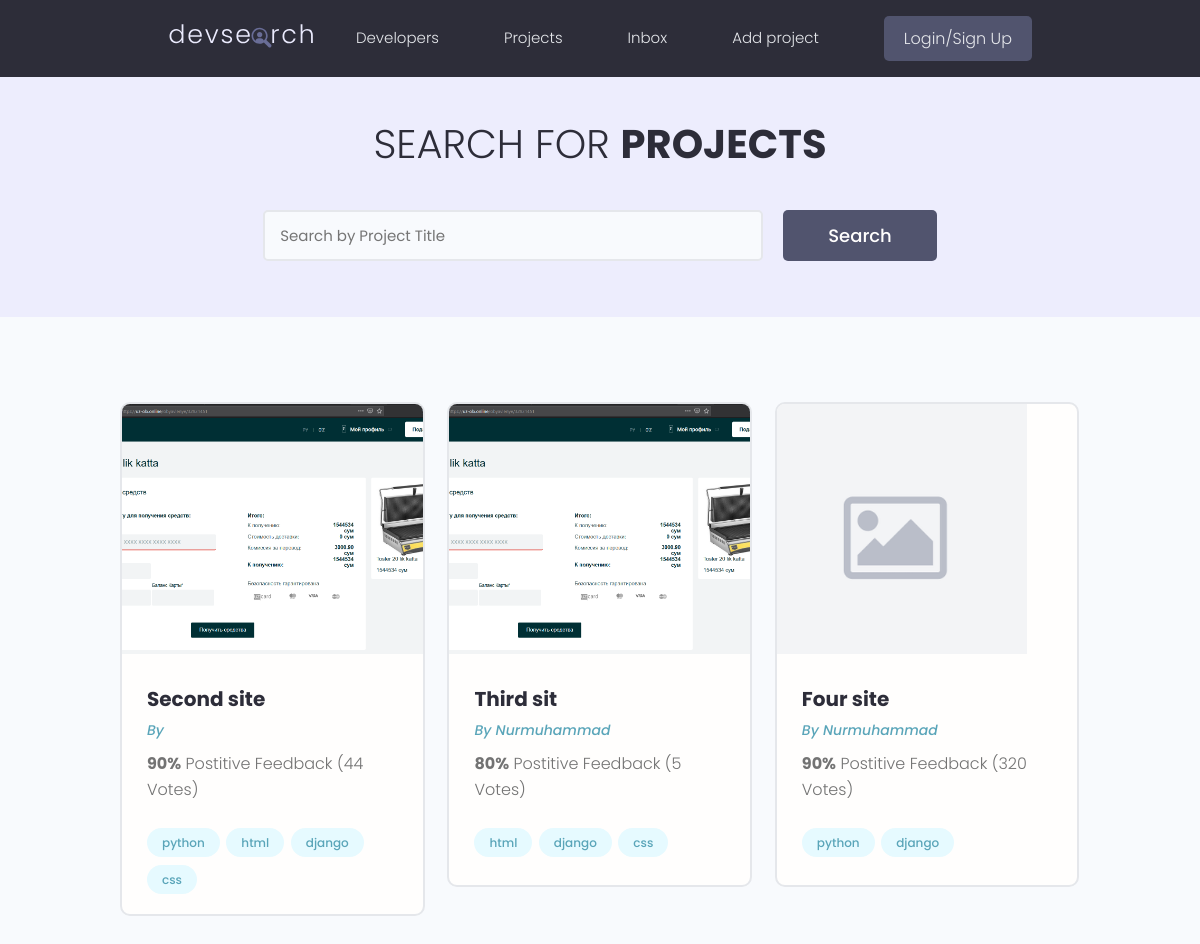
/projects/, run on the app's committed database.
### projects/models.py (models this page shows, shortened)
class ProjectsModel(models.Model):
    owner = models.ForeignKey(Profile, on_delete=models.SET_NULL, null=True, blank=True )
    title = models.CharField(max_length=200)
    description = models.TextField(max_length=2000, blank=True, null=True)
    featured_image = models.ImageField(blank=True, null=True, default='default.png')
    tags = models.ManyToManyField('Tags', blank=True)
    vote_total = models.IntegerField(default=0, blank=True, null=True)
    vote_ratio = models.IntegerField(default=0, blank=True, null=True)
    created = models.DateTimeField(auto_now_add=True)
    source_link = models.CharField(max_length=2000, blank=True, null=True)
    demo_link = models.CharField(max_length=2000, blank=True, null=True)
    id = models.UUIDField(default=uuid.uuid4, unique=True, editable=False, primary_key=True)

class Tags(models.Model):
    name = models.CharField(max_length=200)
    created = models.DateTimeField(auto_now_add=True)
    id = models.UUIDField(default=uuid.uuid4, unique=True, editable=False, primary_key=True)
    def __str__(self):
        return self.name

### users/models.py (models this page shows, shortened)
class Profile(models.Model):
    user = models.OneToOneField(User, on_delete=models.CASCADE, null=True, blank=True)
    name = models.CharField(max_length=200, blank=True, null=True)
    username = models.CharField(max_length=200, blank=True, null=True)
    email = models.EmailField(max_length=500, null=True, blank=True)
    short_intro = models.CharField(max_length=200, null=True, blank=True)
    bio = models.TextField(null=True, blank=True)
    profile_image = models.ImageField(null=True, blank=True, upload_to='profiles/', default='profiles/user-default.png')
    social_github = models.CharField(max_length=200, blank=True, null=True)
    social_twitter = models.CharField(max_length=200, blank=True, null=True)
    social_linkedin = models.CharField(max_length=200, blank=True, null=True)
    social_youtube = models.CharField(max_length=200, blank=True, null=True)
    social_website  = models.CharField(max_length=200, blank=True, null=True)
    created = models.DateTimeField(auto_now_add=True)
    id = models.UUIDField(default=uuid.uuid4, unique=True, editable=False, primary_key=True)

### projects/views.py (the view)
# urls.py: path('projects/', include('projects.urls')),
def projects(request):
    projects = ProjectsModel.objects.all()
    return render(request=request, template_name='projects/projects.html', context={'projects': projects})

### projects/templates/projects/projects.html (shortened to what this page needs)
{% extends 'main.html' %}
{% load static %}
{% block content %}
  <main class="projects">
    <section class="hero-section text-center">
      <div class="container container--narrow">
        <div class="hero-section__box">
          <h2>Search for <span>Projects</span></h2>
        </div>
        <div class="hero-section__search">
          <form class="form" action="#" method="get">
            <div class="form__field">
              <input class="input input--text" id="formInput#search" type="text" name="text"
                placeholder="Search by Project Title" />
            </div>
            <input class="btn btn--sub btn--lg" type="submit" value="Search" />
          </form>
        </div>
      </div>
    </section>
    <section class="projectsList">
      <div class="container">
        <div class="grid grid--three">
            {% for project in projects %}
          <div class="column">
            <div class="card project">
              <a href="{% url 'project' project.id   %}" class="project">
                <img class="project__thumbnail" src="{{ project.featured_image.url }}" alt="project thumbnail" />
                <div class="card__body">
                  <h3 class="project__title">{{ project.title }}</h3>
                  <p><a class="project__author" href="profile.html">By {{ project.owner.name  }}</a></p>
                  <p class="project--rating">
                    <span style="font-weight: bold;">{{ project.vote_ratio }}%</span> Postitive
                    Feedback ({{ project.vote_total }} Vote{{project.vote_total|pluralize:'s'}})
                  </p>
                  <div class="project__tags">
                      {% for tag in project.tags.all %}
                    <span class="tag tag--pill tag--main">
                      <small>{{ tag }}</small>
                    </span>
                    {% endfor %}
                  </div>
                </div>
              </a>
            </div>
          </div>
           {% endfor %}
        </div>
      </div>
    </section>
  </main>
{% endblock content %}

### templates/main.html (shortened to what this page needs)
<!DOCTYPE html>
{% load static %}
<html lang="en">
<head>
  <link rel="stylesheet" href="https://cdn.iconmonstr.com/1.3.0/css/iconmonstr-iconic-font.min.css" />
  <link rel="stylesheet" href="{% static 'uikit/styles/uikit.css' %}" />
  <link rel="stylesheet" href="{% static 'styles/app.css' %}" />
</head>
<body>
    {% include '__nav.html' %}
    {% block content %} {% endblock content %}
</body>
</html>

### templates/__nav.html (shortened to what this page needs)
{% load static %}
  <header class="header">
    <div class="container container--narrow">
      <a href="{% url 'profiles' %}" class="header__logo">
        <img src="{% static 'images/logo.svg' %}" alt="DevSearch Logo" />
      </a>
      <nav class="header__nav">
        <ul class="header__menu">
          <li class="header__menuItem"><a href="{% url 'profiles'  %}">Developers</a></li>
           <li class="header__menuItem"><a href="{% url 'projects'  %}">Projects</a></li>
          <li class="header__menuItem"><a href="inbox.html">Inbox</a></li>
          <li class="header__menuItem"><a href="{% url 'create-project' %}">Add project</a></li>
          <li class="header__menuItem"><a href="login.html" class="btn btn--sub">Login/Sign Up</a></li>
        </ul>
      </nav>
    </div>
  </header>

### static/styles/app.css (style rules this page uses)
:root { --color-sub: #2d2d39; }
.btn--sub { background-color: var(--color-sub-light); }
.card { border: 2px solid var(--color-light); }
img { width: 100%; }
.header { position: sticky; z-index: 111; background-color: var(--color-sub); padding: 1.5rem 0; }
.header > .container { display: flex; justify-content: space-between; align-items: center; }
.header__logo > img { height: 3.8rem; }
.header__nav > ul { display: inline-flex; align-items: center; list-style: none; gap: 6.5rem; }
.header__menuItem > a { color: var(--color-light); font-weight: 300; }
.hero-section { height: 40vh; display: flex; align-items: center; background-color: var(--color-sub); }
.hero-section__box { margin-bottom: 4rem; }
.hero-section__box > h2, .hero-section__box > h2 > span { font-size: 4rem; color: var(--color-light); line-height: 1.3; text-transform: uppercase; }
.hero-section__box > h2 { font-weight: 300; }
.hero-section__box > h2 > span { font-weight: 700; }
.hero-section__search > .form { display: flex; align-items: center; justify-content: center; gap: 2rem; }
.hero-section__search > .form input.input--text { width: 50rem; }
.project__author { font-size: 1.4rem; font-style: italic; }
.project--rating { margin-bottom: 1.6em; margin-top: .5em; }
.projects > .hero-section { background: var(--color-sub-lighter); height: 30vh; }
.projects .hero-section__box { margin-bottom: 2.5rem; }
.projects .hero-section__box > h2 { color: var(--color-sub); }
.projects .hero-section__box > h2 > span { font-weight: 700; color: var(--color-sub); }
.projectsList { margin-top: 8rem; }
.project__thumbnail { height: 25rem; object-fit: cover; object-position: top center; }
.project__title { font-size: 2rem; font-weight: 700; color: var(--color-sub); }

### static/uikit/styles/modules/_variables.css (style rules this page uses)
:root { --color-main: #5aa5b9; --color-main-light: #e6faff; --color-sub: #3f4156; --color-sub-light: #51546e; --color-sub-lighter: #ededfd; --color-text: #737373; --color-gray: #8b8b8b; --color-light: #e5e7eb; --color-light-gray: #767676; --color-bg: #f8fafd; --color-white: #fffefd; --color-white-light: #f3f3f3; --color-success: #359e64; --color-success-bg: #def8e8; --color-error: #fc4b0b; --color-error-bg: #fff2ee; --font-base: 'Poppins', arial, helvetica, 'Segoe UI', roboto, ubuntu, sans-serif; --font-monospace: 'Fira Code', 'Courier New', courier, monospace; --font-regular: 300; --font-medium: 500; --font-bold: 700; --generic-shadow: 1px 1px 5px #00000010; --generic-transition: all 0.3s ease-in-out; }

### static/uikit/styles/modules/_base.css (style rules this page uses)
* { margin: 0; padding: 0; box-sizing: border-box; text-rendering: optimizeLegibility; color: inherit; font-size: inherit; }
html { font-size: 50%; }
@media only screen and (min-width: 480px) { html { font-size: 56.25%; } }
@media only screen and (min-width: 1200px) { html { font-size: 62.5%; } }
body { line-height: 1.6; font-weight: 400; font-size: 1.5rem; color: var(--color-text); background-color: var(--color-bg); min-height: 100vh; }

### static/uikit/styles/modules/_typography.css (style rules this page uses)
* { font-family: var(--font-base); }
h2 { font-size: 3.6rem; font-weight: var(--font-bold); }
h3 { font-size: 3.2rem; font-weight: var(--font-medium); }
p, span, strong { font-size: 1.6rem; color: var(--color-text); font-weight: var(--font-regular); }
a { padding-bottom: 2px; text-decoration: none; display: inline-block; color: var(--color-main); font-weight: var(--font-medium); }

### static/uikit/styles/modules/_utilities.css (style rules this page uses)
.container { width: 92%; max-width: 165rem; margin: 0 auto; box-sizing: border-box; }
.container--narrow { width: 92%; max-width: 120rem; }
@media screen and (min-width: 1000px) { .container { width: 90%; } }
@media screen and (min-width: 1000px) { .container--narrow { width: 85%; } }
@media screen and (min-width: 1200px) { .container { width: 80%; } }
@media screen and (min-width: 1200px) { .container--narrow { width: 72%; } }
.text-center { text-align: center; }

### static/uikit/styles/modules/_button.css (style rules this page uses)
.btn { display: inline-block; position: relative; cursor: pointer; background-color: var(--color-light); font-weight: var(--font-medium); color: var(--color-sub); text-decoration: none; padding: 1rem 2rem; border-radius: 0.5rem; border: none; width: -webkit-fit-content; width: -moz-fit-content; width: fit-content; height: -webkit-fit-content; height: -moz-fit-content; height: fit-content; font-size: 1.6rem; outline-width: 0; outline-color: transparent; -webkit-backface-visibility: hidden; backface-visibility: hidden; transition: all 0.3s ease-in-out; }
.btn--sub { background-color: var(--color-sub); color: var(--color-white); }
.btn--lg { font-size: 1.8rem; padding: 1.2rem 4.5rem; }

### data on the page
ProjectsModel: featured_image (picture), title "Second site", vote_ratio "90", vote_total "44"
Tags: name "python"
Tags: name "html"
Tags: name "django"
Tags: name "css"
ProjectsModel: featured_image (picture), title "Third sit", owner.name "Nurmuhammad", vote_ratio "80", vote_total "5"
ProjectsModel: featured_image (placeholder picture), title "Four site", owner.name "Nurmuhammad", vote_ratio "90", vote_total "320"
